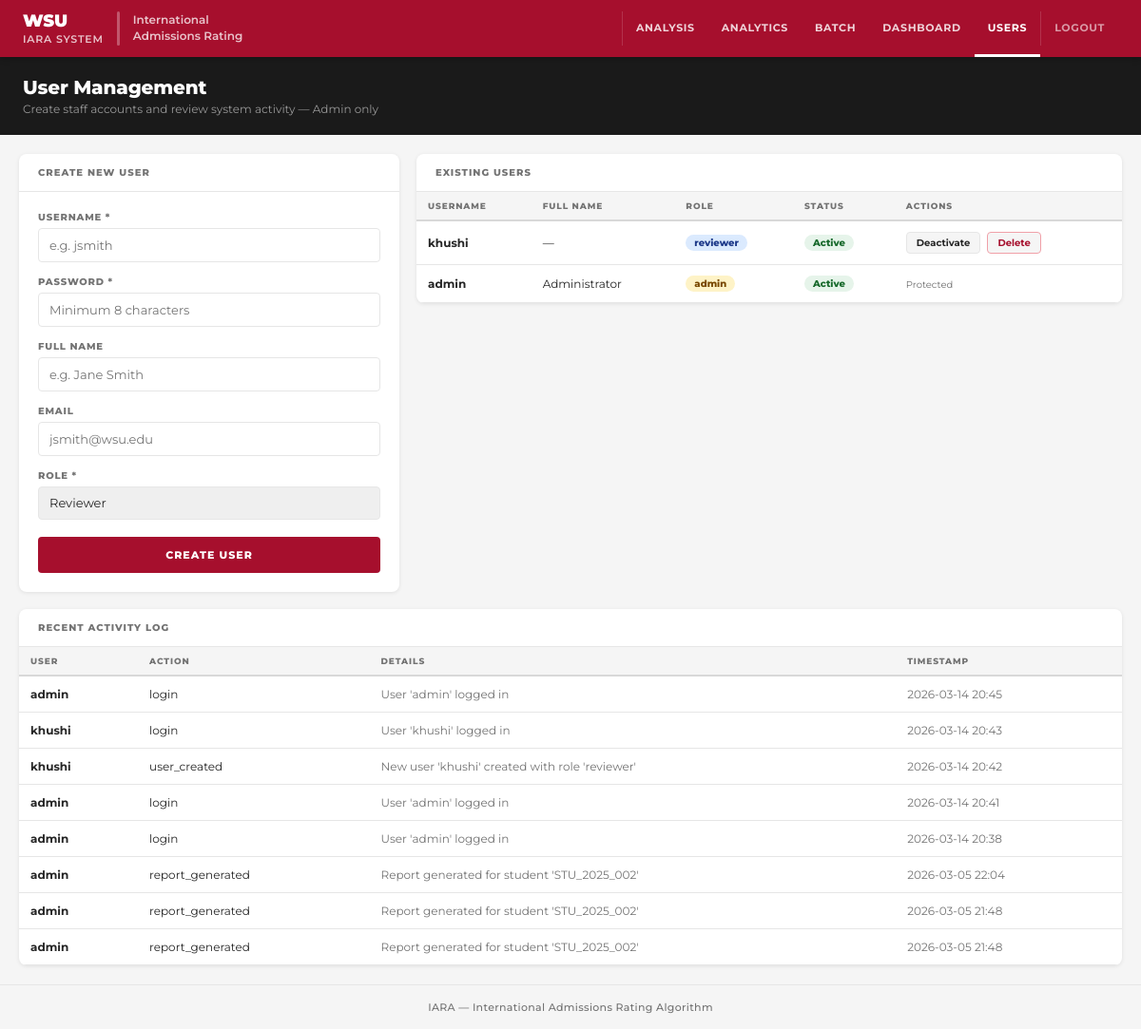
/admin/users (signed in), run on an earlier commit of the app's database.
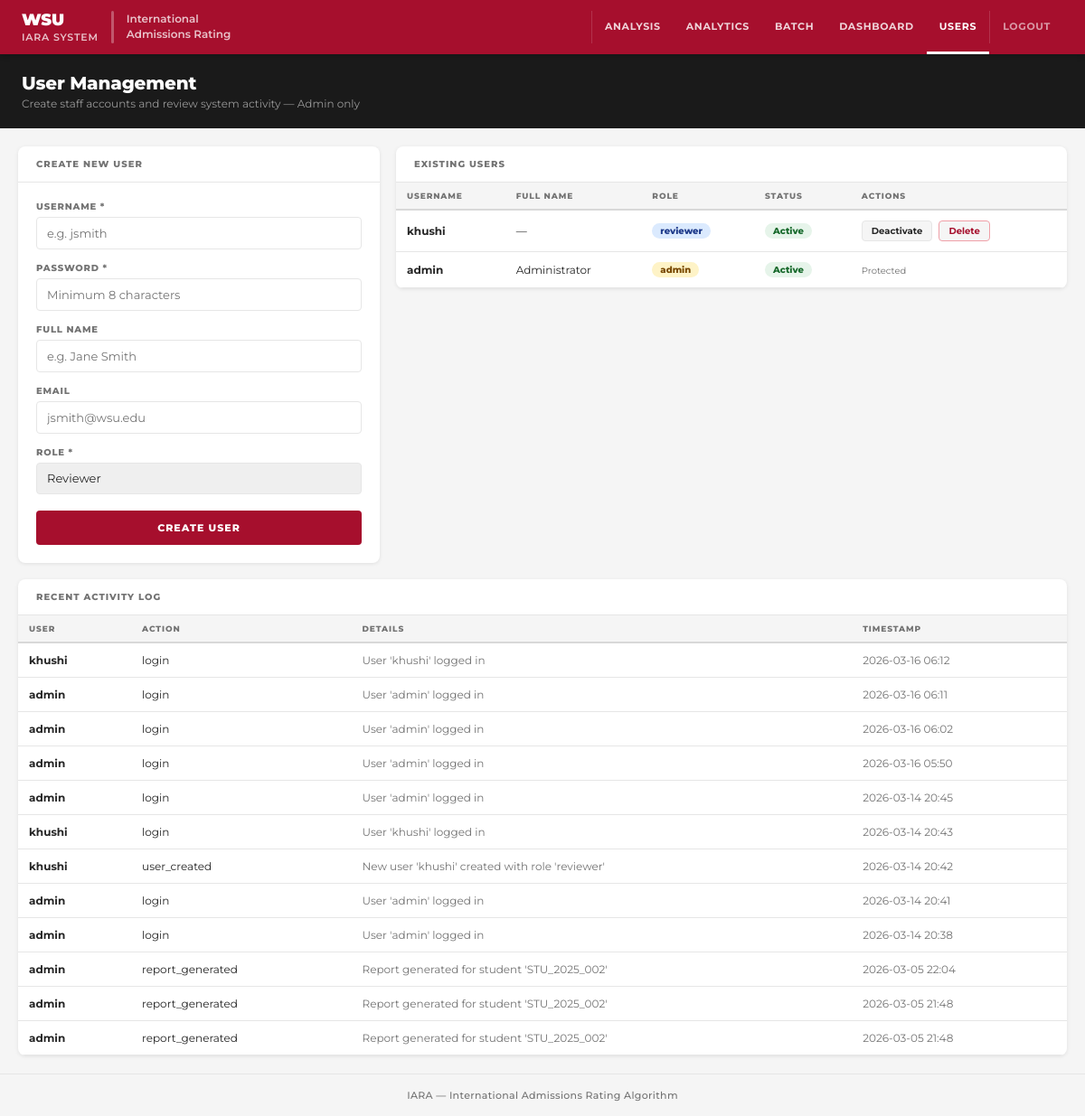
And on a later commit of the database.
### tables this page shows
CREATE TABLE users (
                    id INTEGER PRIMARY KEY AUTOINCREMENT,
                    username TEXT UNIQUE NOT NULL,
                    password_hash TEXT NOT NULL,
                    salt TEXT NOT NULL,
                    full_name TEXT,
                    email TEXT,
                    role TEXT DEFAULT 'reviewer',
                    is_active INTEGER DEFAULT 1,
                    created_at TEXT DEFAULT CURRENT_TIMESTAMP,
                    last_login TEXT
                );

CREATE TABLE activity_log (
                    id INTEGER PRIMARY KEY AUTOINCREMENT,
                    user_id INTEGER,
                    action TEXT NOT NULL,
                    details TEXT,
                    timestamp TEXT DEFAULT CURRENT_TIMESTAMP
                );

### app.py (the view)
@app.route('/admin/users')
def admin_users():
    redirect_response = require_login()
    if redirect_response:
        return redirect_response
    if session.get('role') != 'admin':
        return "Access denied", 403
    db = get_db()
    users    = db.get_all_users()    if hasattr(db, 'get_all_users')    else []
    activity = db.get_activity_log(limit=50)
    return render_template('admin_users.html',
                           username=session.get('full_name'),
                           users=users,
                           activity=activity)

### app.py (called while the page is built)
def require_login():
    if 'user_id' not in session:
        return redirect(url_for('login'))
    return None

### db/database.py (called while the page is built)
def get_db() -> Database:
    global _db_instance
    if _db_instance is None:
        _db_instance = Database()
    return _db_instance

    def _get_connection(self):
        conn = sqlite3.connect(
            self.db_path,
            timeout=10,
            check_same_thread=False
        )
        conn.row_factory = sqlite3.Row
        conn.execute("PRAGMA journal_mode=WAL;")
        return conn

    def get_all_users(self) -> List[Dict]:
        with self._get_connection() as conn:
            cursor = conn.cursor()
            cursor.execute("""
                SELECT id, username, full_name, email, role, is_active,
                       created_at, last_login
                FROM users
                ORDER BY created_at DESC
            """)
            return [dict(row) for row in cursor.fetchall()]

    def get_activity_log(self, limit: int = 100) -> List[Dict]:
        with self._get_connection() as conn:
            cursor = conn.cursor()
            cursor.execute("""
                SELECT al.*, u.username
                FROM activity_log al
                LEFT JOIN users u ON al.user_id = u.id
                ORDER BY al.timestamp DESC
                LIMIT ?
            """, (limit,))
            return [dict(row) for row in cursor.fetchall()]

### templates/admin_users.html (shortened to what this page needs)
<!DOCTYPE html>
<html lang="en">
<head>
  <link rel="stylesheet" href="https://cdn-web-wsu.s3-us-west-2.amazonaws.com/designsystem/1.x/build/dist/wsu-design-system.bundle.dist.css">
</head>
<body>
<header class="site-header">
  <a class="site-brand" href="/">
    <div><div class="brand-wsu">WSU</div><div class="brand-app">IARA System</div></div>
    <div class="brand-rule"></div>
    <div style="font-size:12px;font-weight:600;color:rgba(255,255,255,.75);line-height:1.4;">International<br>Admissions Rating</div>
  </a>
  <nav class="site-nav">
    <a href="/">Analysis</a><a href="/analytics">Analytics</a><a href="/batch">Batch</a>
    <a href="/dashboard">Dashboard</a><a href="/admin/users" class="current">Users</a>
    <div class="nav-div"></div><a href="/logout" style="opacity:.7">Logout</a>
  </nav>
</header>
<div class="page-hero"><h1>User Management</h1><p>Create staff accounts and review system activity — Admin only</p></div>
<main class="page-body">
  <div class="two-col">
    <div class="card">
      <div class="card-head"><h2>Create New User</h2></div>
      <div class="card-body">
        <form id="createUserForm" onsubmit="createUser(event)">
          <div class="form-group"><label>Username *</label><input type="text" id="username" required placeholder="e.g. jsmith"></div>
          <div class="form-group"><label>Password *</label><input type="password" id="password" required placeholder="Minimum 8 characters"></div>
          <div class="form-group"><label>Full Name</label><input type="text" id="full_name" placeholder="e.g. Jane Smith"></div>
          <div class="form-group"><label>Email</label><input type="email" id="email" placeholder="jsmith@wsu.edu"></div>
          <div class="form-group">
            <label>Role *</label>
            <select id="role" required>
              <option value="reviewer">Reviewer</option>
            </select>
          </div>
          <button type="submit" class="btn-primary">Create User</button>
        </form>
      </div>
    </div>
    <div class="card">
      <div class="card-head"><h2>Existing Users</h2></div>
      <div style="padding:0;">
        <table class="data-table">
          <thead><tr><th>Username</th><th>Full Name</th><th>Role</th><th>Status</th><th>Actions</th></tr></thead>
          <tbody>
            {% for user in users %}
            <tr>
              <td><strong>{{ user.username }}</strong></td>
              <td>{{ user.full_name or "—" }}</td>
              <td><span class="badge b-{{ user.role }}">{{ user.role }}</span></td>
              <td><span class="badge b-{{ 'active' if user.is_active else 'inactive' }}">{{ 'Active' if user.is_active else 'Inactive' }}</span></td>
              <td style="white-space:nowrap">
                {% if user.username != "admin" %}
                <button class="act-btn" onclick="toggleUser('{{ user.id }}', '{{ user.is_active }}', '{{ user.username }}')">{{ 'Deactivate' if user.is_active else 'Activate' }}</button>
                <button class="act-btn danger" onclick="deleteUser('{{ user.id }}', '{{ user.username }}')">Delete</button>
                {% else %}
                <span style="font-size:10px;color:var(--gm)">Protected</span>
                {% endif %}
              </td>
            </tr>
            {% endfor %}
          </tbody>
        </table>
      </div>
    </div>
  </div>
  <div class="card">
    <div class="card-head"><h2>Recent Activity Log</h2></div>
    <div style="padding:0;">
      <table class="data-table">
        <thead><tr><th>User</th><th>Action</th><th>Details</th><th>Timestamp</th></tr></thead>
        <tbody>
          {% for log in activity %}
          <tr>
            <td><strong>{{ log.username or 'System' }}</strong></td>
            <td>{{ log.action }}</td>
            <td style="color:var(--gm);">{{ log.details or '—' }}</td>
            <td style="color:var(--gm);">{{ log.timestamp[:16] }}</td>
          </tr>
          {% endfor %}
        </tbody>
      </table>
    </div>
  </div>
</main>
<footer class="site-footer">IARA — International Admissions Rating Algorithm</footer>
</body>
</html>

### templates/admin_users.html (style rules this page uses)
:root { --c:#a60f2d;--cd:#7a0b21;--ct:#fae6ea;--gt:#262626;--gm:#737373;--gb:#e6e6e6;--gbg:#f5f5f5;--gd:#1a1a1a;--green:#1a6b2e;--greenbg:#e6f4ea;--amber:#7a4a00;--amberbg:#fef3c7;--font:'Montserrat',sans-serif;--r:4px;--rmd:8px;--sh:0 1px 4px rgba(0,0,0,.09) }
*,*::before,*::after { margin:0;padding:0;box-sizing:border-box }
body { font-family:var(--font);font-size:14px;color:var(--gt);background:var(--gbg);min-height:100vh;-webkit-font-smoothing:antialiased }
.site-header { background:var(--c);display:flex;align-items:stretch;justify-content:space-between;padding:0 24px;position:sticky;top:0;z-index:200;box-shadow:0 2px 6px rgba(0,0,0,.22) }
.site-brand { display:flex;align-items:center;padding:12px 0;gap:0;text-decoration:none;color:#fff }
.brand-rule { width:3px;height:36px;background:rgba(255,255,255,.3);margin:0 14px;border-radius:2px;flex-shrink:0 }
.brand-wsu { font-size:18px;font-weight:900;letter-spacing:-.01em;line-height:1 }
.brand-app { font-size:11px;font-weight:600;letter-spacing:.07em;text-transform:uppercase;opacity:.75;margin-top:3px }
.site-nav { display:flex;align-items:stretch }
.site-nav a { display:flex;align-items:center;padding:0 14px;color:rgba(255,255,255,.82);text-decoration:none;font-size:11px;font-weight:700;letter-spacing:.06em;text-transform:uppercase;border-bottom:3px solid transparent;transition:all .15s }
.site-nav a.current { color:#fff;border-bottom-color:#fff }
.page-hero { background:var(--gd);color:#fff;padding:20px 24px }
.page-hero h1 { font-size:20px;font-weight:800;letter-spacing:-.01em }
.page-hero p { font-size:12px;color:rgba(255,255,255,.55);margin-top:3px }
.page-body { max-width:1400px;margin:0 auto;padding:20px;display:flex;flex-direction:column;gap:18px }
.two-col { display:grid;grid-template-columns:400px 1fr;gap:18px;align-items:start }
.card { background:#fff;border-radius:var(--rmd);box-shadow:var(--sh);overflow:hidden }
.card-head { padding:13px 20px;border-bottom:1px solid var(--gb) }
.card-head h2 { font-size:10px;font-weight:800;text-transform:uppercase;letter-spacing:.1em;color:var(--gm) }
.card-body { padding:20px }
.form-group { margin-bottom:14px }
.form-group label { display:block;font-size:10px;font-weight:800;text-transform:uppercase;letter-spacing:.08em;color:var(--gm);margin-bottom:5px }
.form-group input,.form-group select { width:100%;padding:9px 11px;border:1.5px solid var(--gb);border-radius:var(--r);font-family:var(--font);font-size:13px;color:var(--gt);transition:border-color .15s,box-shadow .15s;-webkit-appearance:none }
.btn-primary { width:100%;padding:12px;background:var(--c);color:#fff;border:none;border-radius:var(--r);font-family:var(--font);font-size:11px;font-weight:800;letter-spacing:.09em;text-transform:uppercase;cursor:pointer;transition:background .15s;margin-top:4px }
.data-table { width:100%;border-collapse:collapse }
.data-table th { background:var(--gbg);padding:9px 12px;text-align:left;font-size:9px;font-weight:800;text-transform:uppercase;letter-spacing:.1em;color:var(--gm);border-bottom:2px solid #d8d8d8 }
.data-table td { padding:11px 12px;border-bottom:1px solid var(--gb);font-size:12px;color:var(--gt) }
.badge { display:inline-block;padding:2px 9px;border-radius:20px;font-size:10px;font-weight:800 }
.b-admin { background:var(--amberbg);color:var(--amber) }
.b-reviewer { background:#dbeafe;color:#1e3a8a }
.b-active { background:var(--greenbg);color:var(--green) }
.act-btn { padding:4px 10px;background:var(--gbg);border:1.5px solid var(--gb);border-radius:var(--r);font-family:var(--font);font-size:10px;font-weight:700;cursor:pointer;color:var(--gt);transition:all .12s;margin-right:4px }
.act-btn.danger { border-color:#f0a0a8;color:var(--c) }
.site-footer { text-align:center;padding:16px;font-size:11px;color:var(--gm);font-weight:500;border-top:1px solid var(--gb);letter-spacing:.03em }

What changed in the data, as far as the page shows it:
added activity_log: username "khushi", action "login", details "User 'khushi' logged in", timestamp "2026-03-16 06:12"
added activity_log: username "admin", action "login", details "User 'admin' logged in", timestamp "2026-03-16 06:11"
added activity_log: username "admin", action "login", details "User 'admin' logged in", timestamp "2026-03-16 06:02"
added activity_log: username "admin", action "login", details "User 'admin' logged in", timestamp "2026-03-16 05:50"
